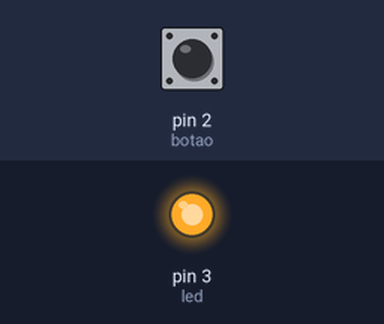
Simulated run of this sketch. Board: Arduino Uno, built with avr-gcc and run on an emulated ATmega328P. Shown: output pins drawn as LEDs (lit = HIGH). The inputs (shaded band) are chosen by the test bench; at power-on: pin 2 (botao) HIGH.

Above: at 1.2 s.
1.3 s: pin 2 (botao) pulled LOW for 0.15 s
At 2.6 s:
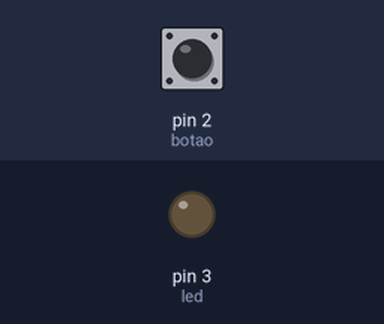
2.9 s: pin 2 (botao) pulled LOW for 1 s
At 5.1 s:
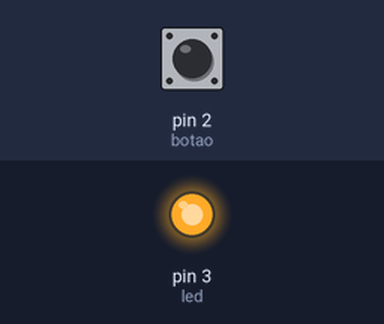
5.4 s: pin 2 (botao) pulled LOW for 3.2 s
At 10.0 s:
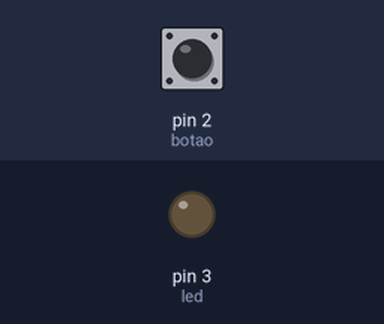
Timing chart, 0 to 11.5 s (numbered marks = the images above; inputs shaded):
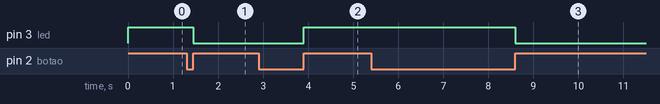

Measured:
- after the input at 1.3 s, pin 3 (led): HIGH → LOW after 0.15 s
- after the input at 2.9 s, pin 3 (led): LOW → HIGH after 1.0 s
- after the input at 5.4 s, pin 3 (led): HIGH → LOW after 3.2 s

The sketch:

acender_led_botao.ino
```cpp
#define led 3
#define botao 2

void setup() {
  // put your setup code here, to run once:
  pinMode(led, OUTPUT);
  pinMode(botao, INPUT);
}

bool estadoBotao;
bool estadoAnteriorBotao;

void loop() {
  // put your main code here, to run repeatedly:
estadoBotao=digitalRead(botao);
  if(estadoBotao != estadoAnteriorBotao && estadoBotao==1){
    digitalWrite(led, !digitalRead(led));
    delay(300);
  }
estadoAnteriorBotao = estadoBotao;
}
```
